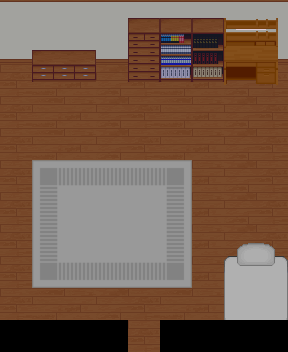

A level layout from a 2D game, rendered from its tile map. Below: a short description, then the map file with its tile-grid data intact:
An orthogonal 9x11 tile map with 32x32 px tiles, 3 tile layers (layer1, layer2, layer3), 2 tilesets.

<map version="1.9" tiledversion="1.9.2" orientation="orthogonal" renderorder="right-down" width="9" height="11" tilewidth="32" tileheight="32" infinite="0" nextlayerid="4" nextobjectid="1">
 <tileset firstgid="1" source="res/add_more.tsx" />
 <tileset firstgid="513" source="res/room-01-udy.tsx" />
 <layer id="1" name="layer1" width="9" height="11" locked="1">
  <data encoding="csv">
12,12,12,12,12,12,12,12,12,
12,12,12,12,12,12,12,12,12,
514,515,516,513,514,515,516,513,514,
514,515,516,513,514,515,516,513,514,
514,515,516,513,514,515,516,513,514,
514,65,66,66,66,67,516,513,514,
514,81,82,82,82,83,516,513,514,
514,81,82,82,82,83,516,513,514,
514,97,98,98,98,99,516,513,514,
514,515,516,513,514,515,516,513,514,
28,28,28,28,514,28,28,28,28
</data>
 </layer>
 <layer id="2" name="layer2" width="9" height="11" locked="1">
  <data encoding="csv">
521,521,521,521,521,521,521,521,521,
529,529,529,529,529,529,529,529,529,
0,0,0,0,0,0,0,0,0,
0,0,0,0,0,0,0,0,0,
0,0,0,0,0,0,0,0,0,
0,0,0,0,0,0,0,0,0,
0,0,0,0,0,0,0,0,0,
0,0,0,0,0,0,0,0,0,
0,0,0,0,0,0,0,0,0,
0,0,0,0,0,0,0,0,0,
0,0,0,0,0,0,0,0,0
</data>
 </layer>
 <layer id="3" name="layer3" width="9" height="11" locked="1">
  <data encoding="csv">
0,0,0,0,846,847,848,68,69,
0,858,859,0,854,855,856,84,85,
0,866,867,0,862,863,864,100,101,
0,0,0,0,0,0,0,0,0,
0,0,0,0,0,0,0,0,0,
0,0,0,0,0,0,0,0,0,
0,0,0,0,0,0,0,0,0,
0,0,0,0,0,0,0,915,916,
0,0,0,0,0,0,0,923,924,
0,0,0,0,0,0,0,913,914,
0,0,0,0,0,0,0,0,0
</data>
 </layer>
</map>
